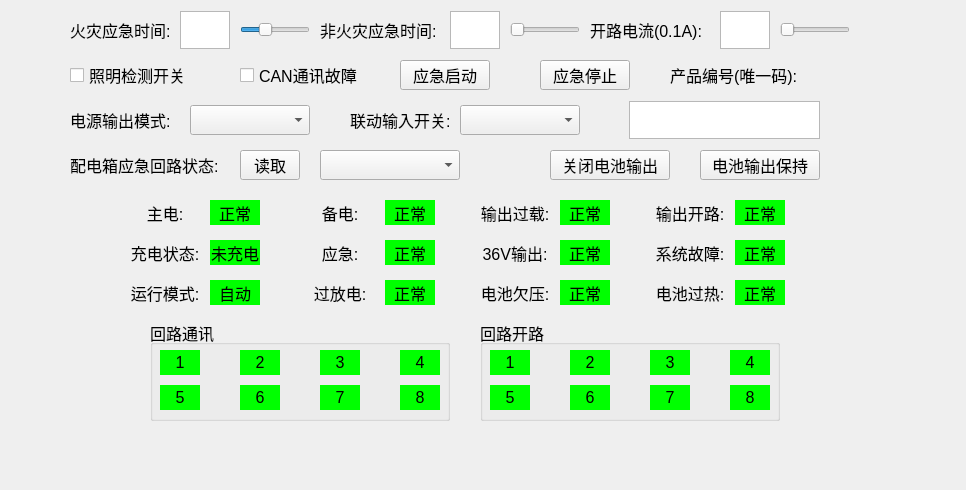
<?xml version="1.0" encoding="UTF-8"?>
<ui version="4.0">
 <class>CProgramdistributionView</class>
 <widget class="QWidget" name="CProgramdistributionView">
  <property name="geometry">
   <rect>
    <x>0</x>
    <y>0</y>
    <width>966</width>
    <height>490</height>
   </rect>
  </property>
  <property name="maximumSize">
   <size>
    <width>966</width>
    <height>626</height>
   </size>
  </property>
  <property name="font">
   <font>
    <pointsize>12</pointsize>
   </font>
  </property>
  <property name="contextMenuPolicy">
   <enum>Qt::DefaultContextMenu</enum>
  </property>
  <property name="windowTitle">
   <string notr="true">Form</string>
  </property>
  <property name="layoutDirection">
   <enum>Qt::LeftToRight</enum>
  </property>
  <widget class="QLabel" name="label_opencurrent">
   <property name="geometry">
    <rect>
     <x>590</x>
     <y>15</y>
     <width>120</width>
     <height>30</height>
    </rect>
   </property>
   <property name="font">
    <font>
     <pointsize>12</pointsize>
    </font>
   </property>
   <property name="text">
    <string>开路电流(0.1A):</string>
   </property>
  </widget>
  <widget class="QSlider" name="m_opencurrent_slider">
   <property name="geometry">
    <rect>
     <x>780</x>
     <y>15</y>
     <width>70</width>
     <height>30</height>
    </rect>
   </property>
   <property name="maximumSize">
    <size>
     <width>70</width>
     <height>30</height>
    </size>
   </property>
   <property name="font">
    <font>
     <pointsize>12</pointsize>
    </font>
   </property>
   <property name="maximum">
    <number>10</number>
   </property>
   <property name="orientation">
    <enum>Qt::Horizontal</enum>
   </property>
  </widget>
  <widget class="QSlider" name="m_firetime_slider">
   <property name="geometry">
    <rect>
     <x>240</x>
     <y>15</y>
     <width>70</width>
     <height>30</height>
    </rect>
   </property>
   <property name="maximumSize">
    <size>
     <width>70</width>
     <height>30</height>
    </size>
   </property>
   <property name="font">
    <font>
     <pointsize>12</pointsize>
    </font>
   </property>
   <property name="minimum">
    <number>30</number>
   </property>
   <property name="maximum">
    <number>240</number>
   </property>
   <property name="value">
    <number>100</number>
   </property>
   <property name="orientation">
    <enum>Qt::Horizontal</enum>
   </property>
  </widget>
  <widget class="QTextEdit" name="m_firetime">
   <property name="geometry">
    <rect>
     <x>180</x>
     <y>11</y>
     <width>50</width>
     <height>38</height>
    </rect>
   </property>
   <property name="maximumSize">
    <size>
     <width>50</width>
     <height>40</height>
    </size>
   </property>
   <property name="font">
    <font>
     <pointsize>12</pointsize>
    </font>
   </property>
   <property name="readOnly">
    <bool>true</bool>
   </property>
  </widget>
  <widget class="QLabel" name="label_firetime">
   <property name="geometry">
    <rect>
     <x>70</x>
     <y>15</y>
     <width>100</width>
     <height>30</height>
    </rect>
   </property>
   <property name="font">
    <font>
     <pointsize>12</pointsize>
    </font>
   </property>
   <property name="text">
    <string>火灾应急时间:</string>
   </property>
  </widget>
  <widget class="QSlider" name="m_unfiretime_slider">
   <property name="geometry">
    <rect>
     <x>510</x>
     <y>15</y>
     <width>70</width>
     <height>30</height>
    </rect>
   </property>
   <property name="maximumSize">
    <size>
     <width>70</width>
     <height>30</height>
    </size>
   </property>
   <property name="font">
    <font>
     <pointsize>12</pointsize>
    </font>
   </property>
   <property name="minimum">
    <number>30</number>
   </property>
   <property name="maximum">
    <number>240</number>
   </property>
   <property name="orientation">
    <enum>Qt::Horizontal</enum>
   </property>
  </widget>
  <widget class="QLabel" name="label_unfiretime">
   <property name="geometry">
    <rect>
     <x>320</x>
     <y>15</y>
     <width>120</width>
     <height>30</height>
    </rect>
   </property>
   <property name="font">
    <font>
     <pointsize>12</pointsize>
    </font>
   </property>
   <property name="text">
    <string>非火灾应急时间:</string>
   </property>
  </widget>
  <widget class="QTextEdit" name="m_unfiretime">
   <property name="geometry">
    <rect>
     <x>450</x>
     <y>11</y>
     <width>50</width>
     <height>38</height>
    </rect>
   </property>
   <property name="maximumSize">
    <size>
     <width>50</width>
     <height>40</height>
    </size>
   </property>
   <property name="font">
    <font>
     <pointsize>12</pointsize>
    </font>
   </property>
   <property name="readOnly">
    <bool>true</bool>
   </property>
  </widget>
  <widget class="QComboBox" name="comboBox_powermode">
   <property name="geometry">
    <rect>
     <x>190</x>
     <y>105</y>
     <width>120</width>
     <height>30</height>
    </rect>
   </property>
   <property name="font">
    <font>
     <pointsize>13</pointsize>
    </font>
   </property>
   <property name="currentIndex">
    <number>-1</number>
   </property>
  </widget>
  <widget class="QLabel" name="label_powerouttime">
   <property name="geometry">
    <rect>
     <x>70</x>
     <y>105</y>
     <width>110</width>
     <height>30</height>
    </rect>
   </property>
   <property name="font">
    <font>
     <pointsize>12</pointsize>
    </font>
   </property>
   <property name="text">
    <string>电源输出模式:</string>
   </property>
  </widget>
  <widget class="QCheckBox" name="light_detection">
   <property name="geometry">
    <rect>
     <x>70</x>
     <y>60</y>
     <width>130</width>
     <height>30</height>
    </rect>
   </property>
   <property name="font">
    <font>
     <pointsize>12</pointsize>
    </font>
   </property>
   <property name="text">
    <string>照明检测开关</string>
   </property>
  </widget>
  <widget class="QCheckBox" name="CAN_communication">
   <property name="geometry">
    <rect>
     <x>240</x>
     <y>60</y>
     <width>130</width>
     <height>30</height>
    </rect>
   </property>
   <property name="font">
    <font>
     <pointsize>12</pointsize>
    </font>
   </property>
   <property name="text">
    <string>CAN通讯故障</string>
   </property>
  </widget>
  <widget class="QTextEdit" name="m_opencurrent">
   <property name="geometry">
    <rect>
     <x>720</x>
     <y>11</y>
     <width>50</width>
     <height>38</height>
    </rect>
   </property>
   <property name="maximumSize">
    <size>
     <width>50</width>
     <height>40</height>
    </size>
   </property>
   <property name="font">
    <font>
     <pointsize>12</pointsize>
    </font>
   </property>
   <property name="readOnly">
    <bool>true</bool>
   </property>
  </widget>
  <widget class="QLabel" name="label_mainpower">
   <property name="geometry">
    <rect>
     <x>130</x>
     <y>200</y>
     <width>70</width>
     <height>25</height>
    </rect>
   </property>
   <property name="font">
    <font>
     <pointsize>12</pointsize>
    </font>
   </property>
   <property name="text">
    <string>主电:</string>
   </property>
   <property name="alignment">
    <set>Qt::AlignCenter</set>
   </property>
  </widget>
  <widget class="QLabel" name="m_mainpower">
   <property name="geometry">
    <rect>
     <x>210</x>
     <y>200</y>
     <width>50</width>
     <height>25</height>
    </rect>
   </property>
   <property name="font">
    <font>
     <pointsize>12</pointsize>
    </font>
   </property>
   <property name="styleSheet">
    <string notr="true">background-color: rgb(0,255,0);</string>
   </property>
   <property name="text">
    <string>正常</string>
   </property>
   <property name="alignment">
    <set>Qt::AlignCenter</set>
   </property>
  </widget>
  <widget class="QLabel" name="m_backuppower">
   <property name="geometry">
    <rect>
     <x>385</x>
     <y>200</y>
     <width>50</width>
     <height>25</height>
    </rect>
   </property>
   <property name="font">
    <font>
     <pointsize>12</pointsize>
    </font>
   </property>
   <property name="styleSheet">
    <string notr="true">background-color: rgb(0,255,0);</string>
   </property>
   <property name="text">
    <string>正常</string>
   </property>
   <property name="alignment">
    <set>Qt::AlignCenter</set>
   </property>
  </widget>
  <widget class="QLabel" name="label_backuppower">
   <property name="geometry">
    <rect>
     <x>305</x>
     <y>200</y>
     <width>70</width>
     <height>25</height>
    </rect>
   </property>
   <property name="font">
    <font>
     <pointsize>12</pointsize>
    </font>
   </property>
   <property name="text">
    <string>备电:</string>
   </property>
   <property name="alignment">
    <set>Qt::AlignCenter</set>
   </property>
  </widget>
  <widget class="QLabel" name="label_openload">
   <property name="geometry">
    <rect>
     <x>655</x>
     <y>200</y>
     <width>70</width>
     <height>25</height>
    </rect>
   </property>
   <property name="font">
    <font>
     <pointsize>12</pointsize>
    </font>
   </property>
   <property name="text">
    <string>输出开路:</string>
   </property>
   <property name="alignment">
    <set>Qt::AlignCenter</set>
   </property>
  </widget>
  <widget class="QLabel" name="m_overload">
   <property name="geometry">
    <rect>
     <x>560</x>
     <y>200</y>
     <width>50</width>
     <height>25</height>
    </rect>
   </property>
   <property name="font">
    <font>
     <pointsize>12</pointsize>
    </font>
   </property>
   <property name="styleSheet">
    <string notr="true">background-color: rgb(0,255,0);</string>
   </property>
   <property name="text">
    <string>正常</string>
   </property>
   <property name="alignment">
    <set>Qt::AlignCenter</set>
   </property>
  </widget>
  <widget class="QLabel" name="m_openload">
   <property name="geometry">
    <rect>
     <x>735</x>
     <y>200</y>
     <width>50</width>
     <height>25</height>
    </rect>
   </property>
   <property name="font">
    <font>
     <pointsize>12</pointsize>
    </font>
   </property>
   <property name="styleSheet">
    <string notr="true">background-color: rgb(0,255,0);</string>
   </property>
   <property name="text">
    <string>正常</string>
   </property>
   <property name="alignment">
    <set>Qt::AlignCenter</set>
   </property>
  </widget>
  <widget class="QLabel" name="label_overload">
   <property name="geometry">
    <rect>
     <x>480</x>
     <y>200</y>
     <width>70</width>
     <height>25</height>
    </rect>
   </property>
   <property name="font">
    <font>
     <pointsize>12</pointsize>
    </font>
   </property>
   <property name="text">
    <string>输出过载:</string>
   </property>
   <property name="alignment">
    <set>Qt::AlignCenter</set>
   </property>
  </widget>
  <widget class="QLabel" name="m_systemfault">
   <property name="geometry">
    <rect>
     <x>735</x>
     <y>240</y>
     <width>50</width>
     <height>25</height>
    </rect>
   </property>
   <property name="font">
    <font>
     <pointsize>12</pointsize>
    </font>
   </property>
   <property name="styleSheet">
    <string notr="true">background-color: rgb(0,255,0);</string>
   </property>
   <property name="text">
    <string>正常</string>
   </property>
   <property name="alignment">
    <set>Qt::AlignCenter</set>
   </property>
  </widget>
  <widget class="QLabel" name="label_emergency">
   <property name="geometry">
    <rect>
     <x>305</x>
     <y>240</y>
     <width>70</width>
     <height>25</height>
    </rect>
   </property>
   <property name="font">
    <font>
     <pointsize>12</pointsize>
    </font>
   </property>
   <property name="text">
    <string>应急:</string>
   </property>
   <property name="alignment">
    <set>Qt::AlignCenter</set>
   </property>
  </widget>
  <widget class="QLabel" name="label_systemfault">
   <property name="geometry">
    <rect>
     <x>655</x>
     <y>240</y>
     <width>70</width>
     <height>25</height>
    </rect>
   </property>
   <property name="font">
    <font>
     <pointsize>12</pointsize>
    </font>
   </property>
   <property name="text">
    <string>系统故障:</string>
   </property>
   <property name="alignment">
    <set>Qt::AlignCenter</set>
   </property>
  </widget>
  <widget class="QLabel" name="m_chargestatus">
   <property name="geometry">
    <rect>
     <x>210</x>
     <y>240</y>
     <width>50</width>
     <height>25</height>
    </rect>
   </property>
   <property name="font">
    <font>
     <pointsize>12</pointsize>
    </font>
   </property>
   <property name="styleSheet">
    <string notr="true">background-color: rgb(0,255,0);</string>
   </property>
   <property name="text">
    <string>未充电</string>
   </property>
   <property name="alignment">
    <set>Qt::AlignCenter</set>
   </property>
  </widget>
  <widget class="QLabel" name="m_emergency">
   <property name="geometry">
    <rect>
     <x>385</x>
     <y>240</y>
     <width>50</width>
     <height>25</height>
    </rect>
   </property>
   <property name="font">
    <font>
     <pointsize>12</pointsize>
    </font>
   </property>
   <property name="styleSheet">
    <string notr="true">background-color: rgb(0,255,0);</string>
   </property>
   <property name="text">
    <string>正常</string>
   </property>
   <property name="alignment">
    <set>Qt::AlignCenter</set>
   </property>
  </widget>
  <widget class="QLabel" name="m_out36v">
   <property name="geometry">
    <rect>
     <x>560</x>
     <y>240</y>
     <width>50</width>
     <height>25</height>
    </rect>
   </property>
   <property name="font">
    <font>
     <pointsize>12</pointsize>
    </font>
   </property>
   <property name="styleSheet">
    <string notr="true">background-color: rgb(0,255,0);</string>
   </property>
   <property name="text">
    <string>正常</string>
   </property>
   <property name="alignment">
    <set>Qt::AlignCenter</set>
   </property>
  </widget>
  <widget class="QLabel" name="label_out36v">
   <property name="geometry">
    <rect>
     <x>480</x>
     <y>240</y>
     <width>70</width>
     <height>25</height>
    </rect>
   </property>
   <property name="font">
    <font>
     <pointsize>12</pointsize>
    </font>
   </property>
   <property name="text">
    <string>36V输出:</string>
   </property>
   <property name="alignment">
    <set>Qt::AlignCenter</set>
   </property>
  </widget>
  <widget class="QLabel" name="label_chargestatus">
   <property name="geometry">
    <rect>
     <x>130</x>
     <y>240</y>
     <width>70</width>
     <height>25</height>
    </rect>
   </property>
   <property name="font">
    <font>
     <pointsize>12</pointsize>
    </font>
   </property>
   <property name="text">
    <string>充电状态:</string>
   </property>
   <property name="alignment">
    <set>Qt::AlignCenter</set>
   </property>
  </widget>
  <widget class="QLabel" name="m_undervoltage">
   <property name="geometry">
    <rect>
     <x>560</x>
     <y>280</y>
     <width>50</width>
     <height>25</height>
    </rect>
   </property>
   <property name="font">
    <font>
     <pointsize>12</pointsize>
    </font>
   </property>
   <property name="styleSheet">
    <string notr="true">background-color: rgb(0,255,0);</string>
   </property>
   <property name="text">
    <string>正常</string>
   </property>
   <property name="alignment">
    <set>Qt::AlignCenter</set>
   </property>
  </widget>
  <widget class="QLabel" name="m_overdischarge">
   <property name="geometry">
    <rect>
     <x>385</x>
     <y>280</y>
     <width>50</width>
     <height>25</height>
    </rect>
   </property>
   <property name="font">
    <font>
     <pointsize>12</pointsize>
    </font>
   </property>
   <property name="styleSheet">
    <string notr="true">background-color: rgb(0,255,0);</string>
   </property>
   <property name="text">
    <string>正常</string>
   </property>
   <property name="alignment">
    <set>Qt::AlignCenter</set>
   </property>
  </widget>
  <widget class="QLabel" name="m_overheat">
   <property name="geometry">
    <rect>
     <x>735</x>
     <y>280</y>
     <width>50</width>
     <height>25</height>
    </rect>
   </property>
   <property name="font">
    <font>
     <pointsize>12</pointsize>
    </font>
   </property>
   <property name="styleSheet">
    <string notr="true">background-color: rgb(0,255,0);</string>
   </property>
   <property name="text">
    <string>正常</string>
   </property>
   <property name="alignment">
    <set>Qt::AlignCenter</set>
   </property>
  </widget>
  <widget class="QLabel" name="label_overdischarge">
   <property name="geometry">
    <rect>
     <x>305</x>
     <y>280</y>
     <width>70</width>
     <height>25</height>
    </rect>
   </property>
   <property name="font">
    <font>
     <pointsize>12</pointsize>
    </font>
   </property>
   <property name="text">
    <string>过放电:</string>
   </property>
   <property name="alignment">
    <set>Qt::AlignCenter</set>
   </property>
  </widget>
  <widget class="QLabel" name="m_runmode">
   <property name="geometry">
    <rect>
     <x>210</x>
     <y>280</y>
     <width>50</width>
     <height>25</height>
    </rect>
   </property>
   <property name="font">
    <font>
     <pointsize>12</pointsize>
    </font>
   </property>
   <property name="styleSheet">
    <string notr="true">background-color: rgb(0,255,0);</string>
   </property>
   <property name="text">
    <string>自动</string>
   </property>
   <property name="alignment">
    <set>Qt::AlignCenter</set>
   </property>
  </widget>
  <widget class="QLabel" name="label_undervoltage">
   <property name="geometry">
    <rect>
     <x>480</x>
     <y>280</y>
     <width>70</width>
     <height>25</height>
    </rect>
   </property>
   <property name="font">
    <font>
     <pointsize>12</pointsize>
    </font>
   </property>
   <property name="text">
    <string>电池欠压:</string>
   </property>
   <property name="alignment">
    <set>Qt::AlignCenter</set>
   </property>
  </widget>
  <widget class="QLabel" name="label_overheat">
   <property name="geometry">
    <rect>
     <x>655</x>
     <y>280</y>
     <width>70</width>
     <height>25</height>
    </rect>
   </property>
   <property name="font">
    <font>
     <pointsize>12</pointsize>
    </font>
   </property>
   <property name="text">
    <string>电池过热:</string>
   </property>
   <property name="alignment">
    <set>Qt::AlignCenter</set>
   </property>
  </widget>
  <widget class="QLabel" name="label_runmodel">
   <property name="geometry">
    <rect>
     <x>130</x>
     <y>280</y>
     <width>70</width>
     <height>25</height>
    </rect>
   </property>
   <property name="font">
    <font>
     <pointsize>12</pointsize>
    </font>
   </property>
   <property name="text">
    <string>运行模式:</string>
   </property>
   <property name="alignment">
    <set>Qt::AlignCenter</set>
   </property>
  </widget>
  <widget class="QComboBox" name="comboBox_linkageInput">
   <property name="geometry">
    <rect>
     <x>460</x>
     <y>105</y>
     <width>120</width>
     <height>30</height>
    </rect>
   </property>
   <property name="font">
    <font>
     <pointsize>13</pointsize>
    </font>
   </property>
  </widget>
  <widget class="QLabel" name="label_linkageInput">
   <property name="geometry">
    <rect>
     <x>350</x>
     <y>105</y>
     <width>110</width>
     <height>30</height>
    </rect>
   </property>
   <property name="font">
    <font>
     <pointsize>12</pointsize>
    </font>
   </property>
   <property name="text">
    <string>联动输入开关:</string>
   </property>
  </widget>
  <widget class="QLabel" name="label_loopoutstatus">
   <property name="geometry">
    <rect>
     <x>70</x>
     <y>150</y>
     <width>160</width>
     <height>30</height>
    </rect>
   </property>
   <property name="font">
    <font>
     <pointsize>12</pointsize>
    </font>
   </property>
   <property name="text">
    <string>配电箱应急回路状态:</string>
   </property>
  </widget>
  <widget class="QComboBox" name="comboBox_loopoutstatus">
   <property name="geometry">
    <rect>
     <x>320</x>
     <y>150</y>
     <width>140</width>
     <height>30</height>
    </rect>
   </property>
   <property name="font">
    <font>
     <pointsize>13</pointsize>
    </font>
   </property>
   <property name="currentIndex">
    <number>-1</number>
   </property>
  </widget>
  <widget class="QPushButton" name="readloopoutstatus_button">
   <property name="geometry">
    <rect>
     <x>240</x>
     <y>150</y>
     <width>60</width>
     <height>30</height>
    </rect>
   </property>
   <property name="minimumSize">
    <size>
     <width>60</width>
     <height>30</height>
    </size>
   </property>
   <property name="font">
    <font>
     <pointsize>12</pointsize>
    </font>
   </property>
   <property name="text">
    <string>读取</string>
   </property>
  </widget>
  <widget class="QPushButton" name="closepowerout_button">
   <property name="geometry">
    <rect>
     <x>550</x>
     <y>150</y>
     <width>120</width>
     <height>30</height>
    </rect>
   </property>
   <property name="minimumSize">
    <size>
     <width>60</width>
     <height>30</height>
    </size>
   </property>
   <property name="font">
    <font>
     <pointsize>12</pointsize>
    </font>
   </property>
   <property name="text">
    <string>关闭电池输出</string>
   </property>
  </widget>
  <widget class="QPushButton" name="poweroutkeep_button">
   <property name="geometry">
    <rect>
     <x>700</x>
     <y>150</y>
     <width>120</width>
     <height>30</height>
    </rect>
   </property>
   <property name="minimumSize">
    <size>
     <width>60</width>
     <height>30</height>
    </size>
   </property>
   <property name="font">
    <font>
     <pointsize>12</pointsize>
    </font>
   </property>
   <property name="text">
    <string>电池输出保持</string>
   </property>
  </widget>
  <widget class="QLabel" name="label_productID">
   <property name="geometry">
    <rect>
     <x>670</x>
     <y>60</y>
     <width>150</width>
     <height>30</height>
    </rect>
   </property>
   <property name="font">
    <font>
     <pointsize>12</pointsize>
    </font>
   </property>
   <property name="text">
    <string>产品编号(唯一码):</string>
   </property>
  </widget>
  <widget class="QTextEdit" name="m_productID">
   <property name="geometry">
    <rect>
     <x>629</x>
     <y>101</y>
     <width>191</width>
     <height>38</height>
    </rect>
   </property>
   <property name="sizePolicy">
    <sizepolicy hsizetype="Minimum" vsizetype="Expanding">
     <horstretch>0</horstretch>
     <verstretch>0</verstretch>
    </sizepolicy>
   </property>
   <property name="minimumSize">
    <size>
     <width>120</width>
     <height>30</height>
    </size>
   </property>
   <property name="maximumSize">
    <size>
     <width>200</width>
     <height>40</height>
    </size>
   </property>
   <property name="font">
    <font>
     <pointsize>12</pointsize>
    </font>
   </property>
   <property name="readOnly">
    <bool>true</bool>
   </property>
  </widget>
  <widget class="QPushButton" name="emergencyStart_button">
   <property name="geometry">
    <rect>
     <x>400</x>
     <y>60</y>
     <width>90</width>
     <height>30</height>
    </rect>
   </property>
   <property name="minimumSize">
    <size>
     <width>60</width>
     <height>30</height>
    </size>
   </property>
   <property name="font">
    <font>
     <pointsize>12</pointsize>
    </font>
   </property>
   <property name="text">
    <string>应急启动</string>
   </property>
  </widget>
  <widget class="QPushButton" name="emergencyStop_button">
   <property name="geometry">
    <rect>
     <x>540</x>
     <y>60</y>
     <width>90</width>
     <height>30</height>
    </rect>
   </property>
   <property name="minimumSize">
    <size>
     <width>60</width>
     <height>30</height>
    </size>
   </property>
   <property name="font">
    <font>
     <pointsize>12</pointsize>
    </font>
   </property>
   <property name="text">
    <string>应急停止</string>
   </property>
  </widget>
  <widget class="QGroupBox" name="groupBox_loopcommunication">
   <property name="geometry">
    <rect>
     <x>150</x>
     <y>320</y>
     <width>300</width>
     <height>101</height>
    </rect>
   </property>
   <property name="font">
    <font>
     <pointsize>12</pointsize>
    </font>
   </property>
   <property name="title">
    <string>回路通讯</string>
   </property>
   <widget class="QLabel" name="m_loopc7">
    <property name="geometry">
     <rect>
      <x>170</x>
      <y>65</y>
      <width>40</width>
      <height>25</height>
     </rect>
    </property>
    <property name="font">
     <font>
      <pointsize>12</pointsize>
     </font>
    </property>
    <property name="layoutDirection">
     <enum>Qt::LeftToRight</enum>
    </property>
    <property name="styleSheet">
     <string notr="true">background-color: rgb(0,255,0);</string>
    </property>
    <property name="text">
     <string>7</string>
    </property>
    <property name="alignment">
     <set>Qt::AlignCenter</set>
    </property>
   </widget>
   <widget class="QLabel" name="m_loopc4">
    <property name="geometry">
     <rect>
      <x>250</x>
      <y>30</y>
      <width>40</width>
      <height>25</height>
     </rect>
    </property>
    <property name="font">
     <font>
      <pointsize>12</pointsize>
     </font>
    </property>
    <property name="layoutDirection">
     <enum>Qt::LeftToRight</enum>
    </property>
    <property name="styleSheet">
     <string notr="true">background-color: rgb(0,255,0);</string>
    </property>
    <property name="text">
     <string>4</string>
    </property>
    <property name="alignment">
     <set>Qt::AlignCenter</set>
    </property>
   </widget>
   <widget class="QLabel" name="m_loopc3">
    <property name="geometry">
     <rect>
      <x>170</x>
      <y>30</y>
      <width>40</width>
      <height>25</height>
     </rect>
    </property>
    <property name="font">
     <font>
      <pointsize>12</pointsize>
     </font>
    </property>
    <property name="layoutDirection">
     <enum>Qt::LeftToRight</enum>
    </property>
    <property name="styleSheet">
     <string notr="true">background-color: rgb(0,255,0);</string>
    </property>
    <property name="text">
     <string>3</string>
    </property>
    <property name="alignment">
     <set>Qt::AlignCenter</set>
    </property>
   </widget>
   <widget class="QLabel" name="m_loopc5">
    <property name="geometry">
     <rect>
      <x>10</x>
      <y>65</y>
      <width>40</width>
      <height>25</height>
     </rect>
    </property>
    <property name="font">
     <font>
      <pointsize>12</pointsize>
     </font>
    </property>
    <property name="layoutDirection">
     <enum>Qt::LeftToRight</enum>
    </property>
    <property name="styleSheet">
     <string notr="true">background-color: rgb(0,255,0);</string>
    </property>
    <property name="text">
     <string>5</string>
    </property>
    <property name="alignment">
     <set>Qt::AlignCenter</set>
    </property>
   </widget>
   <widget class="QLabel" name="m_loopc8">
    <property name="geometry">
     <rect>
      <x>250</x>
      <y>65</y>
      <width>40</width>
      <height>25</height>
     </rect>
    </property>
    <property name="font">
     <font>
      <pointsize>12</pointsize>
     </font>
    </property>
    <property name="layoutDirection">
     <enum>Qt::LeftToRight</enum>
    </property>
    <property name="styleSheet">
     <string notr="true">background-color: rgb(0,255,0);</string>
    </property>
    <property name="text">
     <string>8</string>
    </property>
    <property name="alignment">
     <set>Qt::AlignCenter</set>
    </property>
   </widget>
   <widget class="QLabel" name="m_loopc6">
    <property name="geometry">
     <rect>
      <x>90</x>
      <y>65</y>
      <width>40</width>
      <height>25</height>
     </rect>
    </property>
    <property name="font">
     <font>
      <pointsize>12</pointsize>
     </font>
    </property>
    <property name="layoutDirection">
     <enum>Qt::LeftToRight</enum>
    </property>
    <property name="styleSheet">
     <string notr="true">background-color: rgb(0,255,0);</string>
    </property>
    <property name="text">
     <string>6</string>
    </property>
    <property name="alignment">
     <set>Qt::AlignCenter</set>
    </property>
   </widget>
   <widget class="QLabel" name="m_loopc2">
    <property name="geometry">
     <rect>
      <x>90</x>
      <y>30</y>
      <width>40</width>
      <height>25</height>
     </rect>
    </property>
    <property name="font">
     <font>
      <pointsize>12</pointsize>
     </font>
    </property>
    <property name="layoutDirection">
     <enum>Qt::LeftToRight</enum>
    </property>
    <property name="styleSheet">
     <string notr="true">background-color: rgb(0,255,0);</string>
    </property>
    <property name="text">
     <string>2</string>
    </property>
    <property name="alignment">
     <set>Qt::AlignCenter</set>
    </property>
   </widget>
   <widget class="QLabel" name="m_loopc1">
    <property name="geometry">
     <rect>
      <x>10</x>
      <y>30</y>
      <width>40</width>
      <height>25</height>
     </rect>
    </property>
    <property name="font">
     <font>
      <pointsize>12</pointsize>
     </font>
    </property>
    <property name="layoutDirection">
     <enum>Qt::LeftToRight</enum>
    </property>
    <property name="styleSheet">
     <string notr="true">background-color: rgb(0,255,0);</string>
    </property>
    <property name="text">
     <string>1</string>
    </property>
    <property name="alignment">
     <set>Qt::AlignCenter</set>
    </property>
   </widget>
  </widget>
  <widget class="QGroupBox" name="groupBox_loopopen">
   <property name="geometry">
    <rect>
     <x>480</x>
     <y>320</y>
     <width>300</width>
     <height>101</height>
    </rect>
   </property>
   <property name="font">
    <font>
     <pointsize>12</pointsize>
    </font>
   </property>
   <property name="title">
    <string>回路开路</string>
   </property>
   <widget class="QLabel" name="m_loopo8">
    <property name="geometry">
     <rect>
      <x>250</x>
      <y>65</y>
      <width>40</width>
      <height>25</height>
     </rect>
    </property>
    <property name="font">
     <font>
      <pointsize>12</pointsize>
     </font>
    </property>
    <property name="layoutDirection">
     <enum>Qt::LeftToRight</enum>
    </property>
    <property name="styleSheet">
     <string notr="true">background-color: rgb(0,255,0);</string>
    </property>
    <property name="text">
     <string>8</string>
    </property>
    <property name="alignment">
     <set>Qt::AlignCenter</set>
    </property>
   </widget>
   <widget class="QLabel" name="m_loopo5">
    <property name="geometry">
     <rect>
      <x>10</x>
      <y>65</y>
      <width>40</width>
      <height>25</height>
     </rect>
    </property>
    <property name="font">
     <font>
      <pointsize>12</pointsize>
     </font>
    </property>
    <property name="layoutDirection">
     <enum>Qt::LeftToRight</enum>
    </property>
    <property name="styleSheet">
     <string notr="true">background-color: rgb(0,255,0);</string>
    </property>
    <property name="text">
     <string>5</string>
    </property>
    <property name="alignment">
     <set>Qt::AlignCenter</set>
    </property>
   </widget>
   <widget class="QLabel" name="m_loopo3">
    <property name="geometry">
     <rect>
      <x>170</x>
      <y>30</y>
      <width>40</width>
      <height>25</height>
     </rect>
    </property>
    <property name="font">
     <font>
      <pointsize>12</pointsize>
     </font>
    </property>
    <property name="layoutDirection">
     <enum>Qt::LeftToRight</enum>
    </property>
    <property name="styleSheet">
     <string notr="true">background-color: rgb(0,255,0);</string>
    </property>
    <property name="text">
     <string>3</string>
    </property>
    <property name="alignment">
     <set>Qt::AlignCenter</set>
    </property>
   </widget>
   <widget class="QLabel" name="m_loopo2">
    <property name="geometry">
     <rect>
      <x>90</x>
      <y>30</y>
      <width>40</width>
      <height>25</height>
     </rect>
    </property>
    <property name="font">
     <font>
      <pointsize>12</pointsize>
     </font>
    </property>
    <property name="layoutDirection">
     <enum>Qt::LeftToRight</enum>
    </property>
    <property name="styleSheet">
     <string notr="true">background-color: rgb(0,255,0);</string>
    </property>
    <property name="text">
     <string>2</string>
    </property>
    <property name="alignment">
     <set>Qt::AlignCenter</set>
    </property>
   </widget>
   <widget class="QLabel" name="m_loopo7">
    <property name="geometry">
     <rect>
      <x>170</x>
      <y>65</y>
      <width>40</width>
      <height>25</height>
     </rect>
    </property>
    <property name="font">
     <font>
      <pointsize>12</pointsize>
     </font>
    </property>
    <property name="layoutDirection">
     <enum>Qt::LeftToRight</enum>
    </property>
    <property name="styleSheet">
     <string notr="true">background-color: rgb(0,255,0);</string>
    </property>
    <property name="text">
     <string>7</string>
    </property>
    <property name="alignment">
     <set>Qt::AlignCenter</set>
    </property>
   </widget>
   <widget class="QLabel" name="m_loopo6">
    <property name="geometry">
     <rect>
      <x>90</x>
      <y>65</y>
      <width>40</width>
      <height>25</height>
     </rect>
    </property>
    <property name="font">
     <font>
      <pointsize>12</pointsize>
     </font>
    </property>
    <property name="layoutDirection">
     <enum>Qt::LeftToRight</enum>
    </property>
    <property name="styleSheet">
     <string notr="true">background-color: rgb(0,255,0);</string>
    </property>
    <property name="text">
     <string>6</string>
    </property>
    <property name="alignment">
     <set>Qt::AlignCenter</set>
    </property>
   </widget>
   <widget class="QLabel" name="m_loopo4">
    <property name="geometry">
     <rect>
      <x>250</x>
      <y>30</y>
      <width>40</width>
      <height>25</height>
     </rect>
    </property>
    <property name="font">
     <font>
      <pointsize>12</pointsize>
     </font>
    </property>
    <property name="layoutDirection">
     <enum>Qt::LeftToRight</enum>
    </property>
    <property name="styleSheet">
     <string notr="true">background-color: rgb(0,255,0);</string>
    </property>
    <property name="text">
     <string>4</string>
    </property>
    <property name="alignment">
     <set>Qt::AlignCenter</set>
    </property>
   </widget>
   <widget class="QLabel" name="m_loopo1">
    <property name="geometry">
     <rect>
      <x>10</x>
      <y>30</y>
      <width>40</width>
      <height>25</height>
     </rect>
    </property>
    <property name="font">
     <font>
      <pointsize>12</pointsize>
     </font>
    </property>
    <property name="layoutDirection">
     <enum>Qt::LeftToRight</enum>
    </property>
    <property name="styleSheet">
     <string notr="true">background-color: rgb(0,255,0);</string>
    </property>
    <property name="text">
     <string>1</string>
    </property>
    <property name="alignment">
     <set>Qt::AlignCenter</set>
    </property>
   </widget>
  </widget>
  <zorder>label_opencurrent</zorder>
  <zorder>m_opencurrent_slider</zorder>
  <zorder>m_firetime_slider</zorder>
  <zorder>m_firetime</zorder>
  <zorder>label_firetime</zorder>
  <zorder>m_opencurrent</zorder>
  <zorder>m_unfiretime_slider</zorder>
  <zorder>label_unfiretime</zorder>
  <zorder>m_unfiretime</zorder>
  <zorder>comboBox_powermode</zorder>
  <zorder>label_powerouttime</zorder>
  <zorder>light_detection</zorder>
  <zorder>CAN_communication</zorder>
  <zorder>label_mainpower</zorder>
  <zorder>m_mainpower</zorder>
  <zorder>m_backuppower</zorder>
  <zorder>label_backuppower</zorder>
  <zorder>label_openload</zorder>
  <zorder>m_overload</zorder>
  <zorder>m_openload</zorder>
  <zorder>label_overload</zorder>
  <zorder>m_systemfault</zorder>
  <zorder>label_emergency</zorder>
  <zorder>label_systemfault</zorder>
  <zorder>m_chargestatus</zorder>
  <zorder>m_emergency</zorder>
  <zorder>m_out36v</zorder>
  <zorder>label_out36v</zorder>
  <zorder>label_chargestatus</zorder>
  <zorder>m_undervoltage</zorder>
  <zorder>m_overdischarge</zorder>
  <zorder>m_overheat</zorder>
  <zorder>label_overdischarge</zorder>
  <zorder>m_runmode</zorder>
  <zorder>label_undervoltage</zorder>
  <zorder>label_overheat</zorder>
  <zorder>label_runmodel</zorder>
  <zorder>comboBox_linkageInput</zorder>
  <zorder>label_linkageInput</zorder>
  <zorder>label_loopoutstatus</zorder>
  <zorder>comboBox_loopoutstatus</zorder>
  <zorder>readloopoutstatus_button</zorder>
  <zorder>closepowerout_button</zorder>
  <zorder>poweroutkeep_button</zorder>
  <zorder>label_productID</zorder>
  <zorder>m_productID</zorder>
  <zorder>emergencyStart_button</zorder>
  <zorder>emergencyStop_button</zorder>
  <zorder>groupBox_loopcommunication</zorder>
  <zorder>groupBox_loopopen</zorder>
 </widget>
 <resources/>
 <connections/>
</ui>
